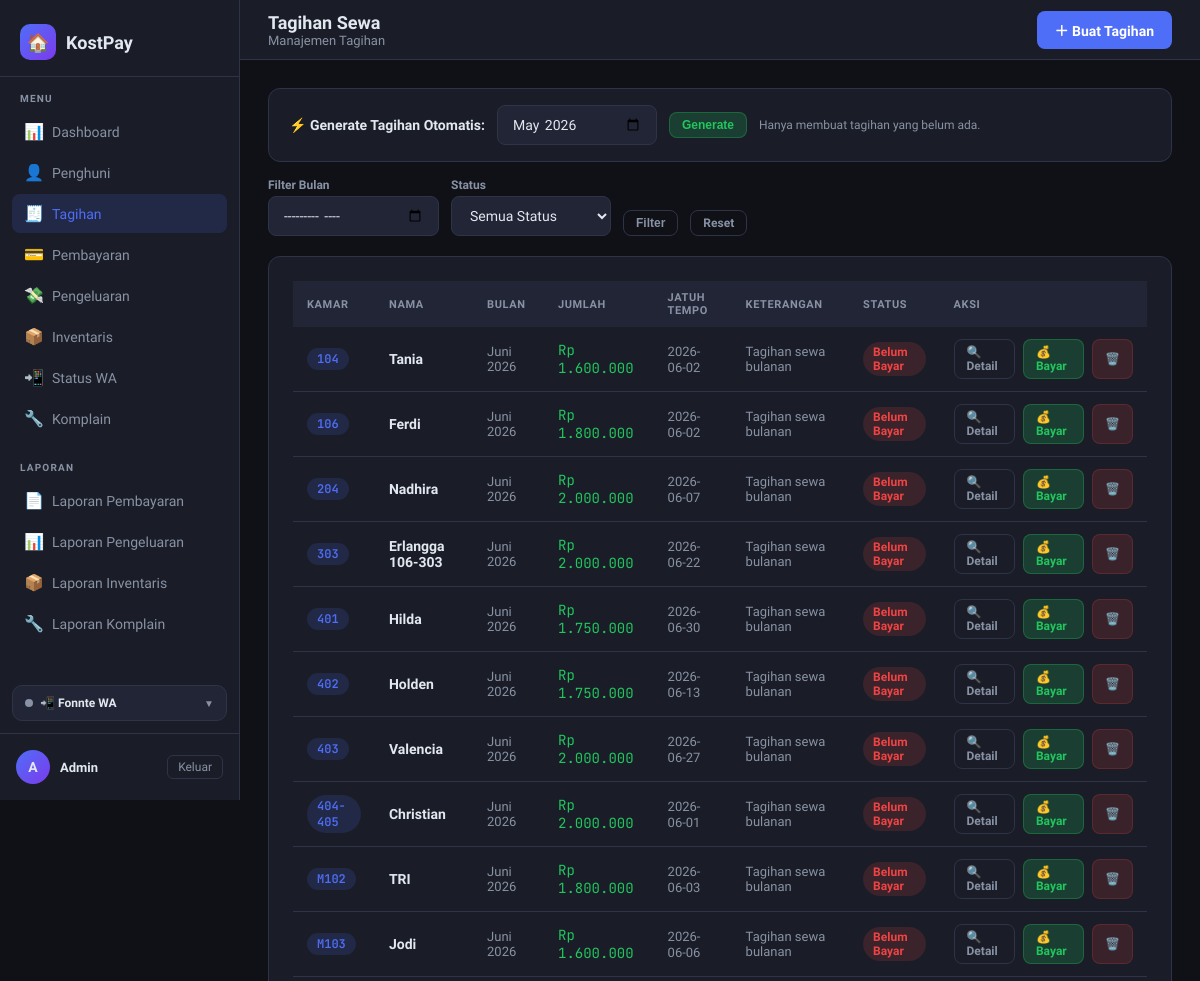
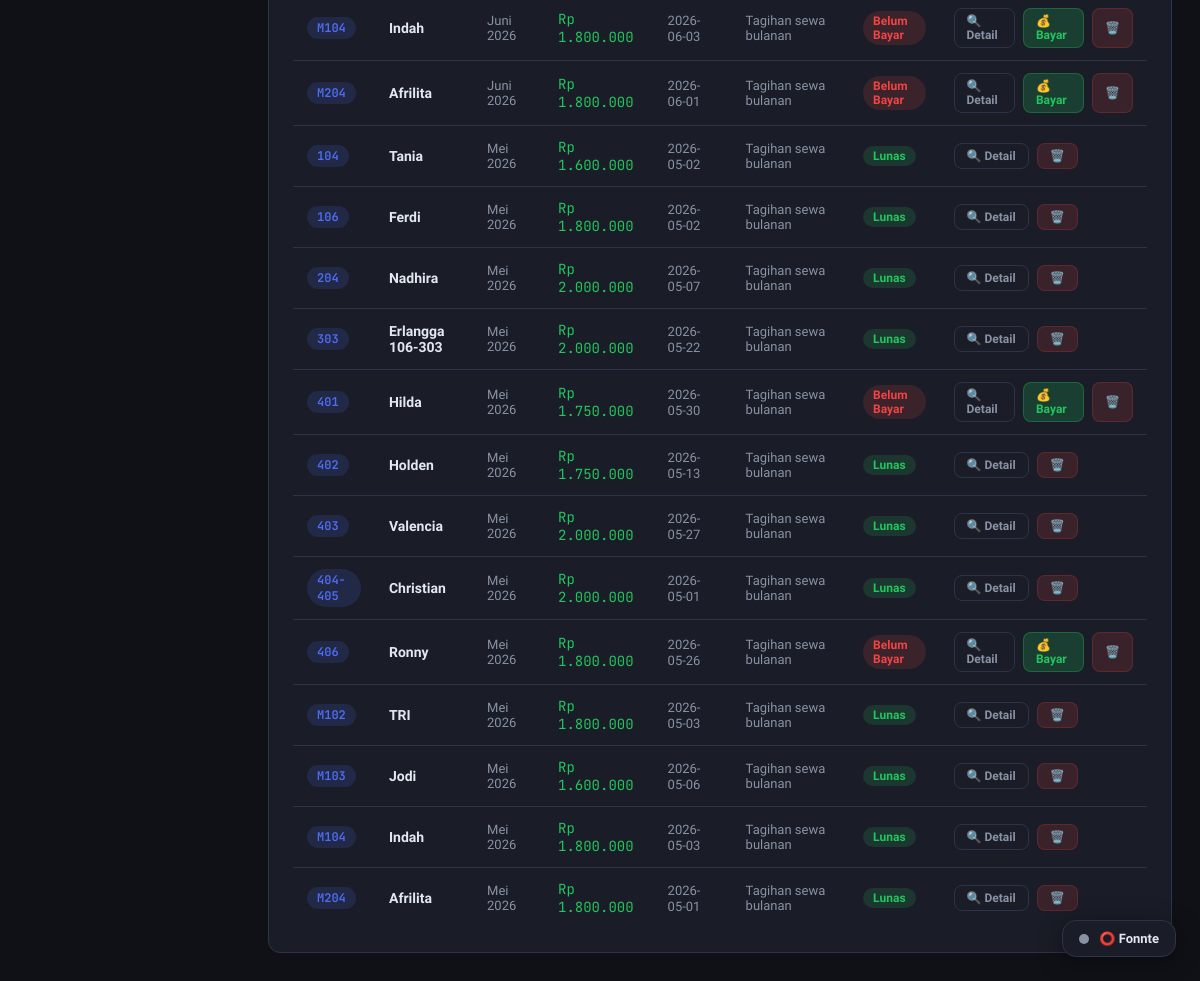
Page /tagihan/ (signed in) on the committed database (2 pictures, top to bottom).
### tables this page shows
CREATE TABLE tagihan (
            id           INTEGER PRIMARY KEY AUTOINCREMENT,
            penghuni_id  INTEGER NOT NULL,
            bulan        TEXT    NOT NULL,   -- format: YYYY-MM
            jumlah       REAL    NOT NULL,
            keterangan   TEXT,
            status       TEXT    NOT NULL DEFAULT 'belum',  -- belum / lunas / sebagian
            created_at   TEXT    DEFAULT (datetime('now','localtime')), tanggal_jatuh_tempo TEXT, notif_wa_terkirim INTEGER NOT NULL DEFAULT 0, wa_count INTEGER DEFAULT 0,
            FOREIGN KEY (penghuni_id) REFERENCES penghuni(id)
        );

CREATE TABLE penghuni (
            id          INTEGER PRIMARY KEY AUTOINCREMENT,
            nama        TEXT    NOT NULL,
            nomor_kamar TEXT    NOT NULL UNIQUE,
            no_hp       TEXT,
            email       TEXT,
            tanggal_masuk TEXT,
            harga_sewa  REAL    NOT NULL DEFAULT 0,
            aktif       INTEGER NOT NULL DEFAULT 1,
            created_at  TEXT    DEFAULT (datetime('now','localtime'))
        , foto_ktp TEXT DEFAULT NULL, bukti_transfer_jaminan TEXT DEFAULT NULL, bukti_pengembalian_jaminan TEXT DEFAULT NULL);

### routes/tagihan_routes.py (the view)
@tagihan_bp.route('/')
@login_required
def index():
    status = request.args.get('status', '')
    bulan  = request.args.get('bulan', '')
    daftar = tagihan_model.get_all_tagihan(status or None, bulan or None)
    return render_template('tagihan/index.html', daftar=daftar,
                           filter_status=status, filter_bulan=bulan,
                           bulan_ini=bulan_sekarang(),
                           today=date.today().strftime('%Y-%m-%d'))

### models/database.py (called while the page is built)
def get_db():
    conn = sqlite3.connect(DATABASE)
    conn.row_factory = sqlite3.Row  # akses kolom via nama
    return conn

### models/tagihan_model.py (called while the page is built)
def get_all_tagihan(status=None, bulan=None):
    conn = get_db()
    query = """
        SELECT t.*, p.nama, p.nomor_kamar
        FROM tagihan t
        JOIN penghuni p ON t.penghuni_id = p.id
        WHERE 1=1
    """
    params = []
    if status:
        query += " AND t.status = ?"
        params.append(status)
    if bulan:
        query += " AND t.bulan = ?"
        params.append(bulan)
    query += " ORDER BY t.bulan DESC, p.nomor_kamar"
    rows = conn.execute(query, params).fetchall()
    conn.close()
    return rows

### utils/activity_logger.py (called while the page is built, shortened)
def log_activity(app):
    @app.before_request
    def _track():
        admin_id = session.get("admin_id")
        username = session.get("admin_username")
        if not admin_id or not username:
            return

### utils/auth.py (called while the page is built)
def login_required(f):
    @wraps(f)
    def decorated(*args, **kwargs):
        if 'admin_id' not in session:
            flash('Silakan login terlebih dahulu.', 'warning')
            return redirect(url_for('auth.login'))
        return f(*args, **kwargs)
    return decorated

### utils/context_processors.py (called while the page is built)
def register_context_processors(app):
    @app.context_processor
    def inject_komplain_badge():
        if not session.get('admin_id'):
            return {}
        try:
            from models.database import get_db
            row = get_db().execute(
                "SELECT COUNT(*) c FROM komplain WHERE status='baru'"
            ).fetchone()
            return {'komplain_baru_count': row['c'] if row and row['c'] else 0}
        except Exception:
            return {'komplain_baru_count': 0}

### utils/format_helper.py (called while the page is built)
def rupiah(amount) -> str:
    try:
        return f"Rp {float(amount):,.0f}".replace(",", ".")
    except (ValueError, TypeError):
        return "Rp 0"

def nama_bulan(bulan_str: str) -> str:
    BULAN = [
        '', 'Januari', 'Februari', 'Maret', 'April', 'Mei', 'Juni',
        'Juli', 'Agustus', 'September', 'Oktober', 'November', 'Desember'
    ]
    try:
        tahun, bln = bulan_str.split('-')
        return f"{BULAN[int(bln)]} {tahun}"
    except Exception:
        return bulan_str

def bulan_sekarang() -> str:
    return datetime.now().strftime('%Y-%m')

### templates/tagihan/index.html (shortened to what this page needs)
{% extends 'base.html' %}
{% block page_title %}Tagihan Sewa{% endblock %}
{% block breadcrumb %}Manajemen Tagihan{% endblock %}
{% block topbar_actions %}
  <a href="{{ url_for('tagihan.tambah') }}" class="btn btn-primary">＋ Buat Tagihan</a>
{% endblock %}
{% block content %}
<div class="card mb-4" style="padding:16px 20px;">
  <form method="POST" action="{{ url_for('tagihan.generate') }}" class="flex gap-3 items-center flex-wrap">
    <span style="font-size:14px; font-weight:600;">⚡ Generate Tagihan Otomatis:</span>
    <input type="month" name="bulan" value="{{ bulan_ini }}" style="width:160px;">
    <button type="submit" class="btn btn-success btn-sm"
            onclick="return confirm('Buat tagihan untuk semua penghuni aktif?')">
      Generate
    </button>
    <span class="text-muted" style="font-size:12px;">Hanya membuat tagihan yang belum ada.</span>
  </form>
</div>
<form method="GET" class="filter-bar">
  <div>
    <label style="font-size:12px;color:var(--muted);margin-bottom:4px;display:block;">Filter Bulan</label>
    <input type="month" name="bulan" value="{{ filter_bulan }}">
  </div>
  <div>
    <label style="font-size:12px;color:var(--muted);margin-bottom:4px;display:block;">Status</label>
    <select name="status">
      <option value="">Semua Status</option>
    </select>
  </div>
  <button type="submit" class="btn btn-outline btn-sm">Filter</button>
  <a href="{{ url_for('tagihan.index') }}" class="btn btn-outline btn-sm">Reset</a>
</form>
<div class="card">
  <div class="table-wrap">
    {% if daftar %}
    <table>
      <thead>
        <tr><th>Kamar</th><th>Nama</th><th>Bulan</th><th>Jumlah</th><th>Jatuh Tempo</th><th>Keterangan</th><th>Status</th><th>Aksi</th></tr>
      </thead>
      <tbody>
      {% for t in daftar %}
      {% set badge = t.status | status_badge %}
      <tr>
        <td><span class="badge badge-info text-mono">{{ t.nomor_kamar }}</span></td>
        <td class="fw-bold">{{ t.nama }}</td>
        <td class="text-muted">{{ t.bulan | nama_bulan }}</td>
        <td class="text-mono text-green">{{ t.jumlah | rupiah }}</td>
        <td>
          {% if t.tanggal_jatuh_tempo %}
            {% if t.status != 'lunas' and t.tanggal_jatuh_tempo < today %}
              <span class="badge badge-danger" title="Sudah lewat jatuh tempo">⚠️ {{ t.tanggal_jatuh_tempo }}</span>
            {% else %}
              <span class="text-muted" style="font-size:13px;">{{ t.tanggal_jatuh_tempo }}</span>
            {% endif %}
          {% else %}
            <span class="text-muted">—</span>
          {% endif %}
        </td>
        <td class="text-muted">{{ t.keterangan or '—' }}</td>
        <td><span class="badge badge-{{ badge.color }}">{{ badge.label }}</span></td>
        <td>
          <div class="flex gap-2">
            <a href="{{ url_for('tagihan.detail', tid=t.id) }}" class="btn btn-outline btn-sm">🔍 Detail</a>
            {% if t.status != 'lunas' %}
            <a href="{{ url_for('pembayaran.tambah', tagihan_id=t.id) }}" class="btn btn-success btn-sm">💰 Bayar</a>
            {% endif %}
            <a href="{{ url_for('tagihan.hapus', tid=t.id) }}"
               class="btn btn-danger btn-sm"
               onclick="return confirm('Hapus tagihan ini?')">🗑️</a>
          </div>
        </td>
      </tr>
      {% endfor %}
      </tbody>
    </table>
    {% else %}
    <div class="empty">
      <div class="empty-icon">🧾</div>
      <div>Tidak ada tagihan ditemukan.</div>
    </div>
    {% endif %}
  </div>
</div>
{% endblock %}

### templates/base.html (style rules this page uses)
:root { --bg: #0f1117; --surface: #1a1d27; --surface2: #222535; --border: #2e3347; --accent: #4f6ef7; --accent2: #7c3aed; --green: #22c55e; --yellow: #eab308; --red: #ef4444; --text: #e2e8f0; --muted: #8892a4; --font: 'Plus Jakarta Sans', sans-serif; --mono: 'JetBrains Mono', monospace; --radius: 12px; --sidebar-w: 240px; }
* { box-sizing: border-box; margin: 0; padding: 0; }
body { font-family: var(--font); background: var(--bg); color: var(--text); min-height: 100vh; display: flex; }
.card { background: var(--surface); border: 1px solid var(--border); border-radius: var(--radius); padding: 24px; }
.table-wrap { overflow-x: auto; }
table { width: 100%; border-collapse: collapse; font-size: 14px; }
th { background: var(--surface2); color: var(--muted); font-size: 11px; font-weight: 700; text-transform: uppercase; letter-spacing: .6px; padding: 10px 14px; text-align: left; }
td { padding: 12px 14px; border-bottom: 1px solid var(--border); }
tr:last-child td { border-bottom: none; }
.badge { display: inline-flex; align-items: center; padding: 3px 10px; border-radius: 20px; font-size: 12px; font-weight: 600; }
.badge-success { background: rgba(34,197,94,.15); color: var(--green); }
.badge-danger { background: rgba(239,68,68,.15); color: var(--red); }
.badge-info { background: rgba(79,110,247,.15); color: var(--accent); }
.btn { display: inline-flex; align-items: center; gap: 6px; padding: 9px 18px; border-radius: 8px; font-size: 14px; font-weight: 600; cursor: pointer; border: none; text-decoration: none; transition: all .15s; }
.btn-primary { background: var(--accent); color: #fff; }
.btn-success { background: rgba(34,197,94,.2); color: var(--green); border: 1px solid rgba(34,197,94,.3); }
.btn-danger { background: rgba(239,68,68,.15); color: var(--red); border: 1px solid rgba(239,68,68,.2); }
.btn-sm { padding: 5px 12px; font-size: 12px; }
.btn-outline { background: none; border: 1px solid var(--border); color: var(--muted); }
label { display: block; font-size: 13px; font-weight: 600; margin-bottom: 6px; color: var(--muted); }
input, select, textarea { width: 100%; background: var(--surface2); border: 1px solid var(--border); border-radius: 8px; padding: 10px 14px; color: var(--text); font-family: var(--font); font-size: 14px; outline: none; transition: border-color .15s; }
select option { background: var(--surface2); }
.filter-bar { display: flex; gap: 12px; align-items: flex-end; flex-wrap: wrap; margin-bottom: 20px; }
.filter-bar input, .filter-bar select { width: auto; min-width: 160px; }
.flex { display: flex; }
.gap-2 { gap: 8px; }
.gap-3 { gap: 12px; }
.items-center { align-items: center; }
.mb-4 { margin-bottom: 16px; }
.text-muted { color: var(--muted); font-size: 13px; }
.text-mono { font-family: var(--mono); }
.fw-bold { font-weight: 700; }
.text-green { color: var(--green); }

### rows in the picture
tagihan: nomor_kamar "104", nama "Tania", bulan|nama_bulan "Juni 2026", jumlah|rupiah "Rp 1.600.000", tanggal_jatuh_tempo "2026-06-02", keterangan "Tagihan sewa bulanan", label "Belum Bayar"
tagihan: nomor_kamar "106", nama "Ferdi", bulan|nama_bulan "Juni 2026", jumlah|rupiah "Rp 1.800.000", tanggal_jatuh_tempo "2026-06-02", keterangan "Tagihan sewa bulanan", label "Belum Bayar"
tagihan: nomor_kamar "204", nama "Nadhira", bulan|nama_bulan "Juni 2026", jumlah|rupiah "Rp 2.000.000", tanggal_jatuh_tempo "2026-06-07", keterangan "Tagihan sewa bulanan", label "Belum Bayar"
tagihan: nomor_kamar "303", nama "Erlangga 106-303", bulan|nama_bulan "Juni 2026", jumlah|rupiah "Rp 2.000.000", tanggal_jatuh_tempo "2026-06-22", keterangan "Tagihan sewa bulanan", label "Belum Bayar"
tagihan: nomor_kamar "401", nama "Hilda", bulan|nama_bulan "Juni 2026", jumlah|rupiah "Rp 1.750.000", tanggal_jatuh_tempo "2026-06-30", keterangan "Tagihan sewa bulanan", label "Belum Bayar"
tagihan: nomor_kamar "402", nama "Holden", bulan|nama_bulan "Juni 2026", jumlah|rupiah "Rp 1.750.000", tanggal_jatuh_tempo "2026-06-13", keterangan "Tagihan sewa bulanan", label "Belum Bayar"
tagihan: nomor_kamar "403", nama "Valencia", bulan|nama_bulan "Juni 2026", jumlah|rupiah "Rp 2.000.000", tanggal_jatuh_tempo "2026-06-27", keterangan "Tagihan sewa bulanan", label "Belum Bayar"
tagihan: nomor_kamar "404-405", nama "Christian", bulan|nama_bulan "Juni 2026", jumlah|rupiah "Rp 2.000.000", tanggal_jatuh_tempo "2026-06-01", keterangan "Tagihan sewa bulanan", label "Belum Bayar"
tagihan: nomor_kamar "M102", nama "TRI", bulan|nama_bulan "Juni 2026", jumlah|rupiah "Rp 1.800.000", tanggal_jatuh_tempo "2026-06-03", keterangan "Tagihan sewa bulanan", label "Belum Bayar"
tagihan: nomor_kamar "M103", nama "Jodi", bulan|nama_bulan "Juni 2026", jumlah|rupiah "Rp 1.600.000", tanggal_jatuh_tempo "2026-06-06", keterangan "Tagihan sewa bulanan", label "Belum Bayar"
tagihan: nomor_kamar "M104", nama "Indah", bulan|nama_bulan "Juni 2026", jumlah|rupiah "Rp 1.800.000", tanggal_jatuh_tempo "2026-06-03", keterangan "Tagihan sewa bulanan", label "Belum Bayar"
tagihan: nomor_kamar "M204", nama "Afrilita", bulan|nama_bulan "Juni 2026", jumlah|rupiah "Rp 1.800.000", tanggal_jatuh_tempo "2026-06-01", keterangan "Tagihan sewa bulanan", label "Belum Bayar"
tagihan: nomor_kamar "104", nama "Tania", bulan|nama_bulan "Mei 2026", jumlah|rupiah "Rp 1.600.000", tanggal_jatuh_tempo "2026-05-02", keterangan "Tagihan sewa bulanan", label "Lunas"
tagihan: nomor_kamar "106", nama "Ferdi", bulan|nama_bulan "Mei 2026", jumlah|rupiah "Rp 1.800.000", tanggal_jatuh_tempo "2026-05-02", keterangan "Tagihan sewa bulanan", label "Lunas"
tagihan: nomor_kamar "204", nama "Nadhira", bulan|nama_bulan "Mei 2026", jumlah|rupiah "Rp 2.000.000", tanggal_jatuh_tempo "2026-05-07", keterangan "Tagihan sewa bulanan", label "Lunas"
tagihan: nomor_kamar "303", nama "Erlangga 106-303", bulan|nama_bulan "Mei 2026", jumlah|rupiah "Rp 2.000.000", tanggal_jatuh_tempo "2026-05-22", keterangan "Tagihan sewa bulanan", label "Lunas"
tagihan: nomor_kamar "401", nama "Hilda", bulan|nama_bulan "Mei 2026", jumlah|rupiah "Rp 1.750.000", tanggal_jatuh_tempo "2026-05-30", keterangan "Tagihan sewa bulanan", label "Belum Bayar"
tagihan: nomor_kamar "402", nama "Holden", bulan|nama_bulan "Mei 2026", jumlah|rupiah "Rp 1.750.000", tanggal_jatuh_tempo "2026-05-13", keterangan "Tagihan sewa bulanan", label "Lunas"
tagihan: nomor_kamar "403", nama "Valencia", bulan|nama_bulan "Mei 2026", jumlah|rupiah "Rp 2.000.000", tanggal_jatuh_tempo "2026-05-27", keterangan "Tagihan sewa bulanan", label "Lunas"
tagihan: nomor_kamar "404-405", nama "Christian", bulan|nama_bulan "Mei 2026", jumlah|rupiah "Rp 2.000.000", tanggal_jatuh_tempo "2026-05-01", keterangan "Tagihan sewa bulanan", label "Lunas"
tagihan: nomor_kamar "406", nama "Ronny", bulan|nama_bulan "Mei 2026", jumlah|rupiah "Rp 1.800.000", tanggal_jatuh_tempo "2026-05-26", keterangan "Tagihan sewa bulanan", label "Belum Bayar"
tagihan: nomor_kamar "M102", nama "TRI", bulan|nama_bulan "Mei 2026", jumlah|rupiah "Rp 1.800.000", tanggal_jatuh_tempo "2026-05-03", keterangan "Tagihan sewa bulanan", label "Lunas"
tagihan: nomor_kamar "M103", nama "Jodi", bulan|nama_bulan "Mei 2026", jumlah|rupiah "Rp 1.600.000", tanggal_jatuh_tempo "2026-05-06", keterangan "Tagihan sewa bulanan", label "Lunas"
tagihan: nomor_kamar "M104", nama "Indah", bulan|nama_bulan "Mei 2026", jumlah|rupiah "Rp 1.800.000", tanggal_jatuh_tempo "2026-05-03", keterangan "Tagihan sewa bulanan", label "Lunas"
tagihan: nomor_kamar "M204", nama "Afrilita", bulan|nama_bulan "Mei 2026", jumlah|rupiah "Rp 1.800.000", tanggal_jatuh_tempo "2026-05-01", keterangan "Tagihan sewa bulanan", label "Lunas"

### other values in the picture
{{ (session.admin_nama or 'A')[0] }} "A"
{{ session.admin_nama or 'Admin' }} "Admin"
